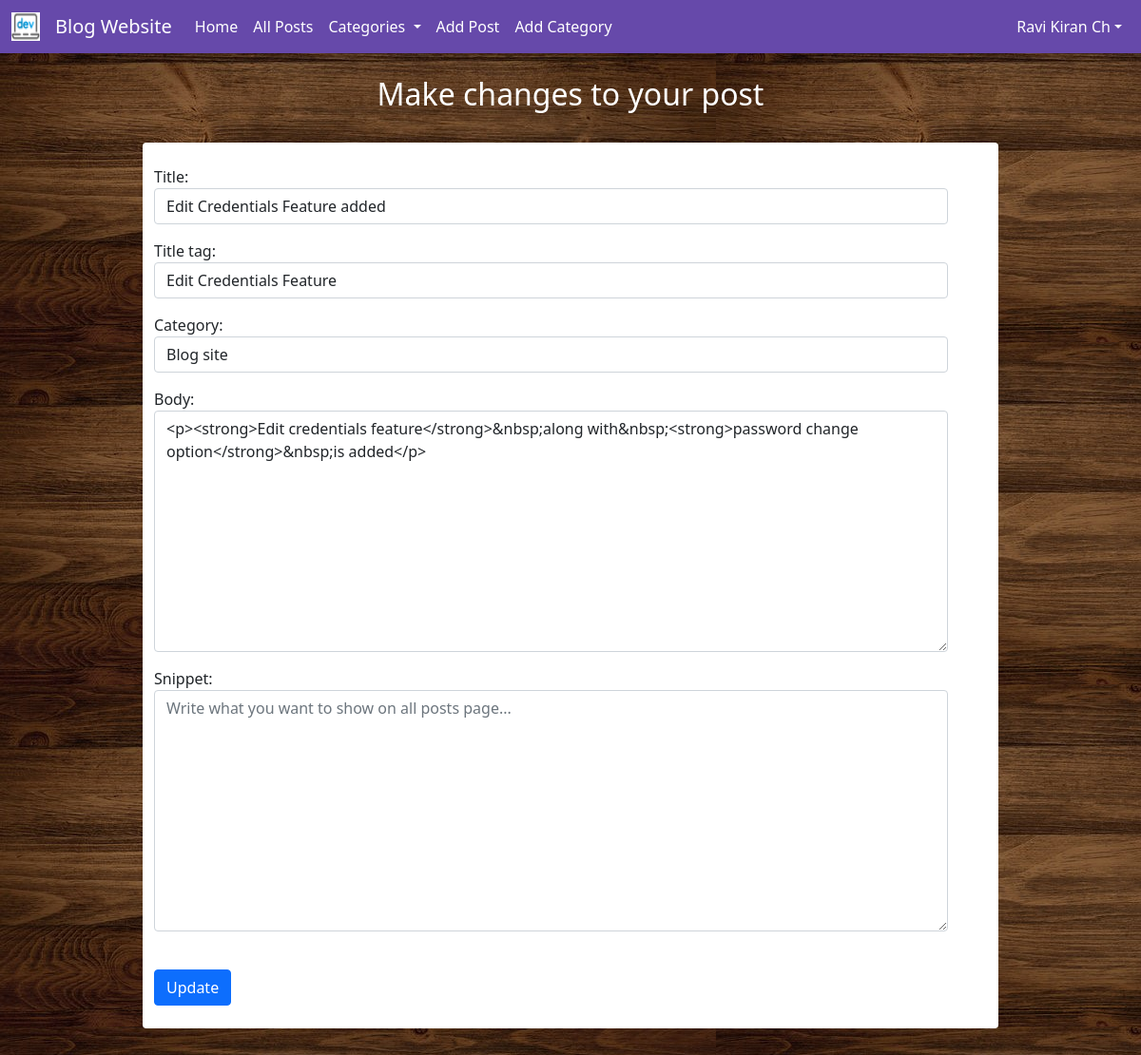
/posts/updatepost/61 (signed in), run on the app's committed database.
### blog/models.py (models this page shows, shortened)
class Post(models.Model):
    title = models.CharField(max_length=255)         # Title of blog
    title_tag = models.CharField(max_length=255)     # Title of blog post to be shown in head
    header_image = models.ImageField(null=True,blank=True,upload_to="images/")
    author = models.ForeignKey(User,on_delete=models.CASCADE)
    category = models.CharField(max_length=255)
    body = RichTextField(blank=True,null=True)
    snippet = models.CharField(max_length=255,null=True,blank=True)
    date = models.DateField(auto_now_add=True)
    likes = models.ManyToManyField(User,related_name='blog_posts')

### blog/views.py (the view)
# urls.py: path('posts/updatepost/<int:pk>',UpdatePostView.as_view(),name='edit-post'),
class UpdatePostView(UpdateView):
    model = Post
    form_class = UpdateForm
    template_name = "edit_post.html"
    def get_context_data(self, *args,**kwargs):
        cat_menu = Category.objects.all()
        context = super(UpdatePostView,self).get_context_data(*args,**kwargs)
        context["cat_menu"] = cat_menu
        return context

### blog/forms.py
class UpdateForm(forms.ModelForm):
    class Meta:
        model = Post
        fields = ('title','title_tag','category','body','snippet')
        widgets = {
            'title' : forms.TextInput(attrs={'class':'form-control','placeholder':'Your title here'}),
            'title_tag' : forms.TextInput(attrs={'class':'form-control','placeholder':'Your title tag here'}),
            'category' : forms.Select(choices=choice_list,attrs={'class':'form-control'}),
            'body' : forms.Textarea(attrs={'class':'form-control','placeholder':'Write your thoughts here...'}),
            'snippet' : forms.Textarea(attrs={'class':'form-control','placeholder':'Write what you want to show on all posts page...'}),
        }

### blog/models.py (called while the page is built)
    def __str__(self):
        if (self.name == "---------"):
            return "Non Categorized"
        return self.name

### blog/templates/edit_post.html (shortened to what this page needs)
{% extends 'home.html' %}
{% block content %}
{% if user.is_authenticated and user.id == post.author.id %}
    <h2 style="text-align:center;color:white">Make changes to your post</h2><br>
    <div class="container" style="width:900px;background-color: white;border-radius:.25rem">
        <br>
        <form method="POST" style="width:835px;">
            {{form.as_p}}
            <button class="btn btn-primary">Update</button>
        </form>
        <br>
    </div>
    <br><br><br><br>
{% else %}
    <br><br>
    <h1 style="color:white;text-align:center">You're not allowed to edit this post!!!</h1>
{% endif %}
{% endblock %}

### blog/templates/home.html (shortened to what this page needs)
<!doctype html>
{% load static %}
<html lang="en">
  <head>
    <link href="https://cdn.jsdelivr.net/npm/bootstrap@5.1.3/dist/css/bootstrap.min.css" rel="stylesheet">
  </head>
  <body class="background">
    <nav class="navbar navbar-expand-lg navbar-dark" style="background-color:rgb(102, 73, 170);">
      <div class="container-fluid">
          <a class="navbar-brand" href="{% url 'home' %}">
            <img src="{% static '/images/favicon.jpeg' %}" alt="" width=30px height=30px class="d-inline-block align-top">
          </a>
          <a class="navbar-brand" href="{% url 'home' %}">Blog Website</a>
          <div class="collapse navbar-collapse" id="navbarSupportedContent">
            <ul class="navbar-nav me-auto mb-2 mb-lg-0">
              <li class="nav-item">
                <a style="color:white" class="nav-link active" aria-current="page" href="{% url 'home' %}">Home</a>
              </li>
              <li class="nav-item">
                <a style="color:white" class="nav-link active" aria-current="page" href="{% url 'allposts' %}">All Posts</a>
              </li>
              {% if cat_menu %}
                <li class="nav-item dropdown">
                  <a style="color:white;" class="nav-link dropdown-toggle" href="#" id="navbarDropdown" role="button" data-bs-toggle="dropdown" aria-expanded="false">
                    Categories
                  </a>
                </li>
              {% else %}
                <li class="nav-item">
                  <a style="color:white" class="nav-link active" aria-current="page" href="{% url 'category-list' %}">All Categories</a>
                </li>
              {% endif %}
              {% if user.is_authenticated %}
                <li class="nav-item">
                  <a style="color:white" class="nav-link" href="{% url 'add-post' %}">Add Post</a>
                </li>
                <li class="nav-item">
                  <a style="color:white" class="nav-link" href="{% url 'add-category' %}">Add Category</a>
                </li>
              {% endif %}
            </ul>
            {% if user.is_authenticated %}
            <div class="navbar-nav">
              <div class="nav-item dropdown">
                <a style="color:white;" class="nav-link dropdown-toggle" href="#" id="navbarDropdown" role="button" data-bs-toggle="dropdown" aria-expanded="false">{{user.first_name}} {{user.last_name}}</a>
                </div>
            </div>
          {% endif %}
          </div>
        </div>
    </nav>
    <div class='container'>
        {% block content %}{% endblock %}
    </div>
  </body>
</html>

### data on the page
Post: title "Edit Credentials Feature added", title_tag "Edit Credentials Feature", category "Blog site", body "<p><strong>Edit credentials feature</strong>&nbsp;along with&nbsp;<strong>password change option</strong>&nbsp;is added</p>"

### other printed values
{{ user.first_name }} "Ravi Kiran"
{{ user.last_name }} "Ch"
